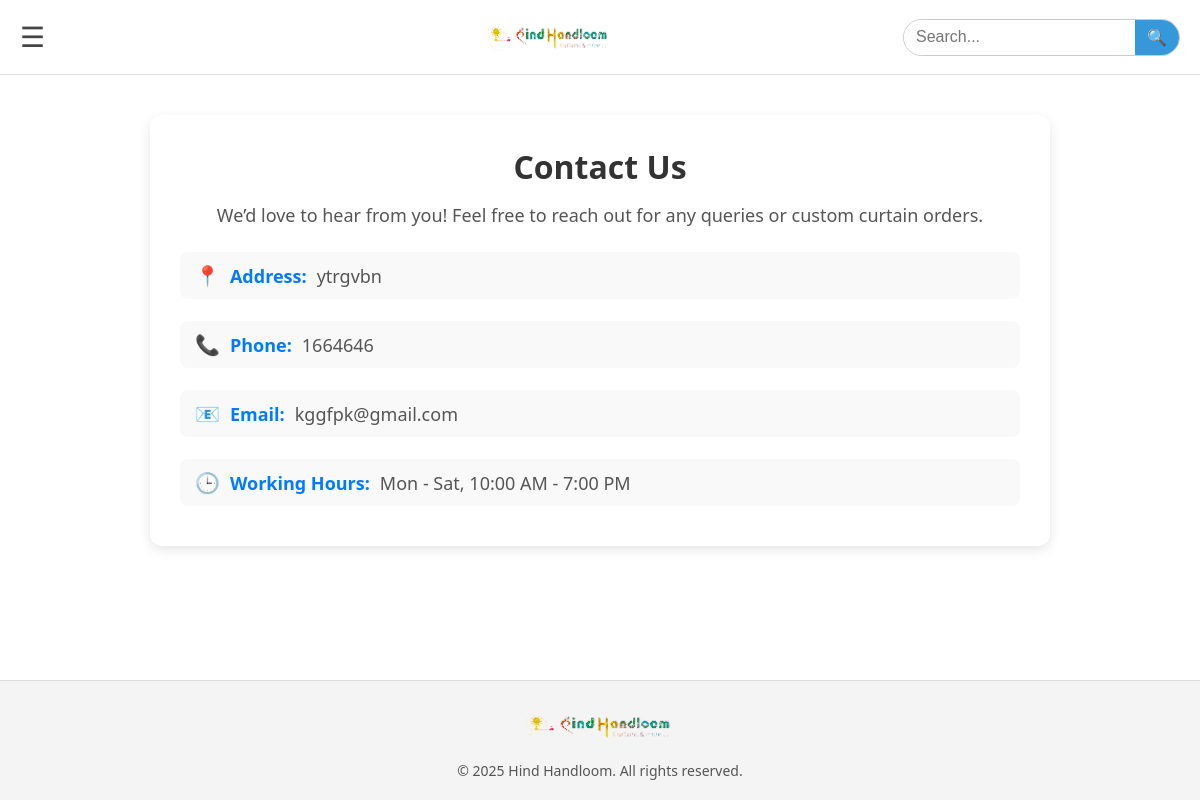
Page /contact/ on the earlier database version.
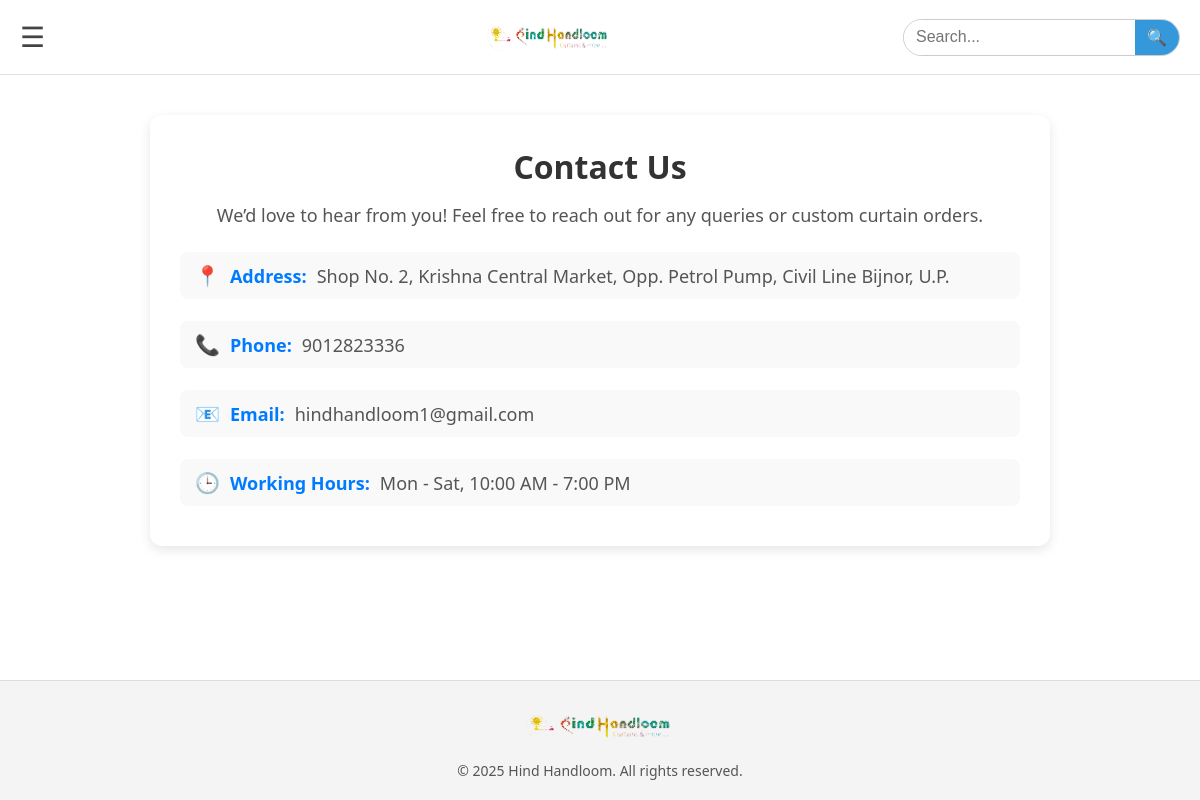
Same page on the later database version.
### myapp/models.py (models this page shows, shortened)
class Contact(models.Model):
    phone_number = models.CharField(max_length=15)
    email = models.EmailField(max_length=254,null=True, blank=True)
    address = models.TextField(null=True, blank=True)

### myapp/views.py (the view)
# urls.py: path('contact/', views.contact, name='contact'),
def contact(request):
    contacts = Contact.objects.all()
    return render(request, 'contact.html', {'contacts': contacts})

### myapp/templates/contact.html (shortened to what this page needs)
{% extends 'base.html' %}
{% block content %}
<section class="contact-section">
    <h1>Contact Us</h1>
    <p>We’d love to hear from you! Feel free to reach out for any queries or custom curtain orders.</p>
    <div class="contact-info">
        {% for contact in contacts %}
            <p><span class="icon">📍</span> <strong>Address:</strong> {{ contact.address }}</p>
            <p><span class="icon">📞</span> <strong>Phone:</strong> {{ contact.phone_number }}</p>
            <p><span class="icon">📧</span> <strong>Email:</strong> {{ contact.email }}</p>
            <p><span class="icon">🕒</span> <strong>Working Hours:</strong> Mon - Sat, 10:00 AM - 7:00 PM</p>
        {% empty %}
            <p>No contact details available at the moment.</p>
        {% endfor %}
    </div>
</section>
{% endblock %}

Differences in the rows shown:
changed Contact: address "ytrgvbn" → "Shop No. 2, Krishna Central Market, Opp. Petrol Pump, Civil Line Bijnor, U.P."; phone_number "1664646" → "9012823336"; email "kggfpk@gmail.com" → "hindhandloom1@gmail.com"
